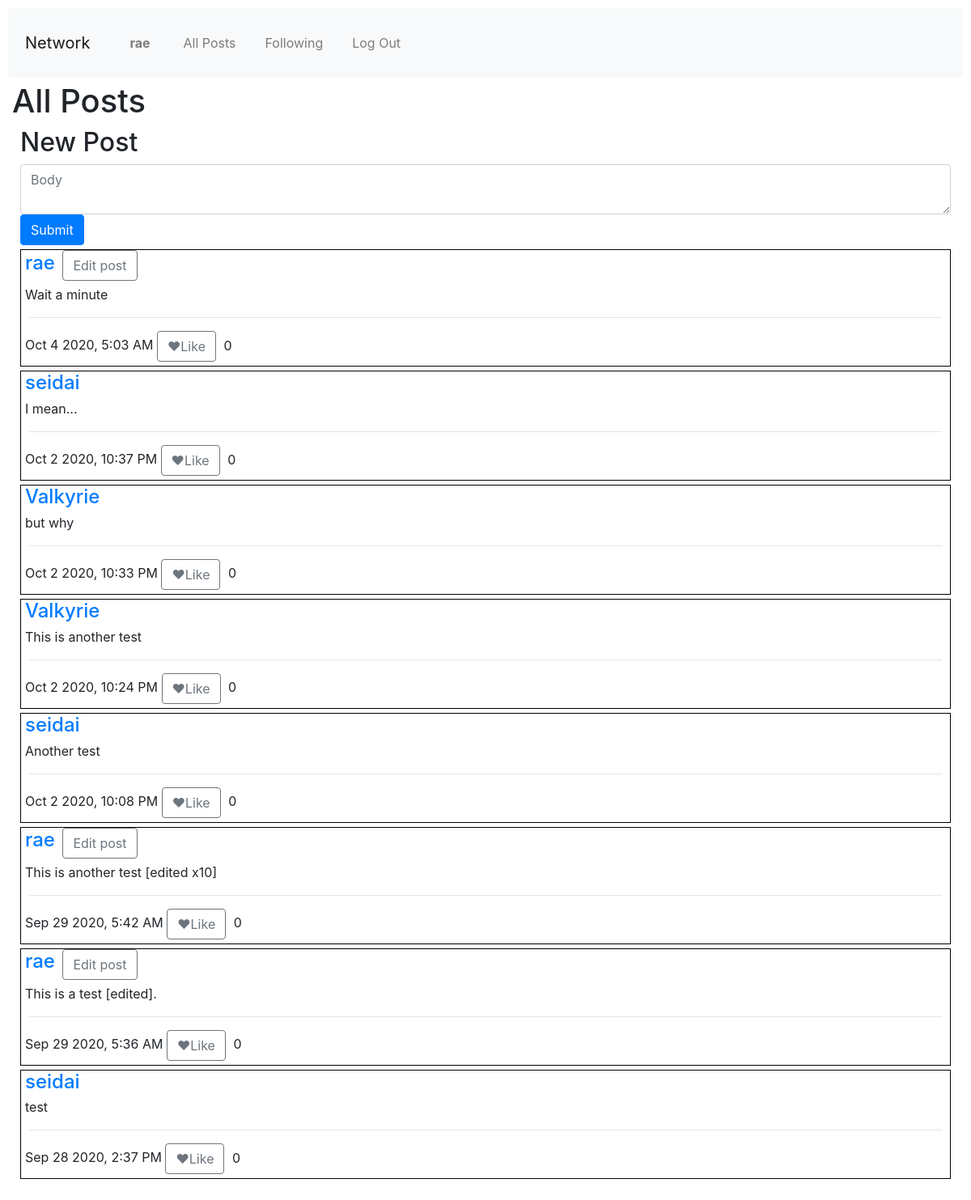
Screenshot of / (signed in) with the database file from the repository.
### network/models.py (models this page shows)
class User(AbstractUser):
    follows = models.ManyToManyField("self", symmetrical=False, related_name="followed_by")

class Post(models.Model):
    user = models.ForeignKey("User", on_delete=models.CASCADE, related_name="posts")
    body = models.TextField(blank=True)
    timestamp = models.DateTimeField(auto_now_add=True)
    likes = models.ManyToManyField("User", blank=True, related_name="posts_liked")
    def serialize(self):
        return {
            "id": self.id,
            "user": self.user.username,
            "user_id": self.user.id,
            "body": self.body,
            "timestamp": self.timestamp.strftime("%b %-d %Y, %-I:%M %p"),
            "likes": [user.id for user in self.likes.all()],
        }

### network/views.py (the view)
# urls.py: path("", views.index, name="index"),
def index(request):
    server_posts = Post.objects.order_by('-timestamp').all()
    paginator = Paginator([post.serialize() for post in server_posts], 10)
    page_number = request.GET.get('page')
    page_obj = paginator.get_page(page_number)
    return render(request, "network/index.html",{
        "page_obj":page_obj
    })

### network/templates/network/index.html (shortened to what this page needs)
{% extends "network/layout.html" %}
{% load static %}
{% block body %}
    <h1>All Posts</h1>
    <div>
        {% if user.is_authenticated %}
        <div>
            <h2>New Post</h2>
            <form id="compose-form">
                <textarea class="form-control" id="compose-body" placeholder="Body"></textarea>
                <input type="submit" class="btn btn-primary"/>
            </form>
        </div>
        {% endif %}
        {% include "network/posts.html" with page_obj=page_obj %}
    </div>
{% endblock %}

### network/templates/network/layout.html (shortened to what this page needs)
{% load static %}
<!DOCTYPE html>
<html lang="en">
    <head>
        <link rel="stylesheet" href="https://stackpath.bootstrapcdn.com/bootstrap/4.4.1/css/bootstrap.min.css">
        <link href="{% static 'network/styles.css' %}" rel="stylesheet">
    </head>
    <body>
        <nav class="navbar navbar-expand-lg navbar-light bg-light">
            <a class="navbar-brand" href="{% url 'index' %}">Network</a>
            <div>
              <ul class="navbar-nav mr-auto">
                {% if user.is_authenticated %}
                    <li class="nav-item">
                        <a class="nav-link" href="{% url 'profile' user.id %}"><strong>{{ user.username }}</strong></a>
                    </li>
                {% endif %}
                <li class="nav-item">
                  <a class="nav-link" href="{% url 'index' %}">All Posts</a>
                </li>
                {% if user.is_authenticated %}
                    <li class="nav-item">
                        <a class="nav-link" href="{% url 'following' %}">Following</a>
                    </li>
                    <li class="nav-item">
                        <a class="nav-link" href="{% url 'logout' %}">Log Out</a>
                    </li>
                {% endif %}
              </ul>
            </div>
          </nav>
        <div class="body">
            {% block body %}
            {% endblock %}
        </div>
    </body>
</html>

### network/templates/network/posts.html (shortened to what this page needs)
<div id="posts-container">
    {% for post in page_obj %}
    <div class="post" style="border:black 1px solid">
        <a href="{% url 'profile' post.user_id %}" class="h4 post-user">{{post.user}}</a>
        {% if user.id == post.user_id %}
        <button name="edit" data-post-id="{{post.id}}" class="btn btn-outline-secondary">Edit post</button>
        {% endif %}
        <div class="post-body">{{post.body}}</div>
        <div class="post-foot">
            <hr>
            {{post.timestamp}}
            {% if user.is_authenticated%}
            <button name="like" data-post-id="{{post.id}}" class="btn btn-outline-secondary">❤Like</button>
            <span class="like-counter">0</span>
            {% endif %}
        </div>
    </div>
    {% endfor %}
</div>

### network/static/network/styles.css (style rules this page uses)
* { margin: 5px; }

### rows the page displays
User: username "rae", user "rae" "rae" "rae"
Post: body "Wait a minute"
User: user "seidai" "seidai" "seidai"
Post: body "I mean..."
User: user "Valkyrie" "Valkyrie"
Post: body "but why"
Post: body "This is another test"
Post: body "Another test"
Post: body "This is another test [edited x10]"
Post: body "This is a test [edited]."
Post: body "test"

### other values shown
{{ post.timestamp }} "Oct 4 2020, 5:03 AM" "Oct 2 2020, 10:37 PM" "Oct 2 2020, 10:33 PM" "Oct 2 2020, 10:24 PM" "Oct 2 2020, 10:08 PM" "Sep 29 2020, 5:42 AM" "Sep 29 2020, 5:36 AM" "Sep 28 2020, 2:37 PM"
